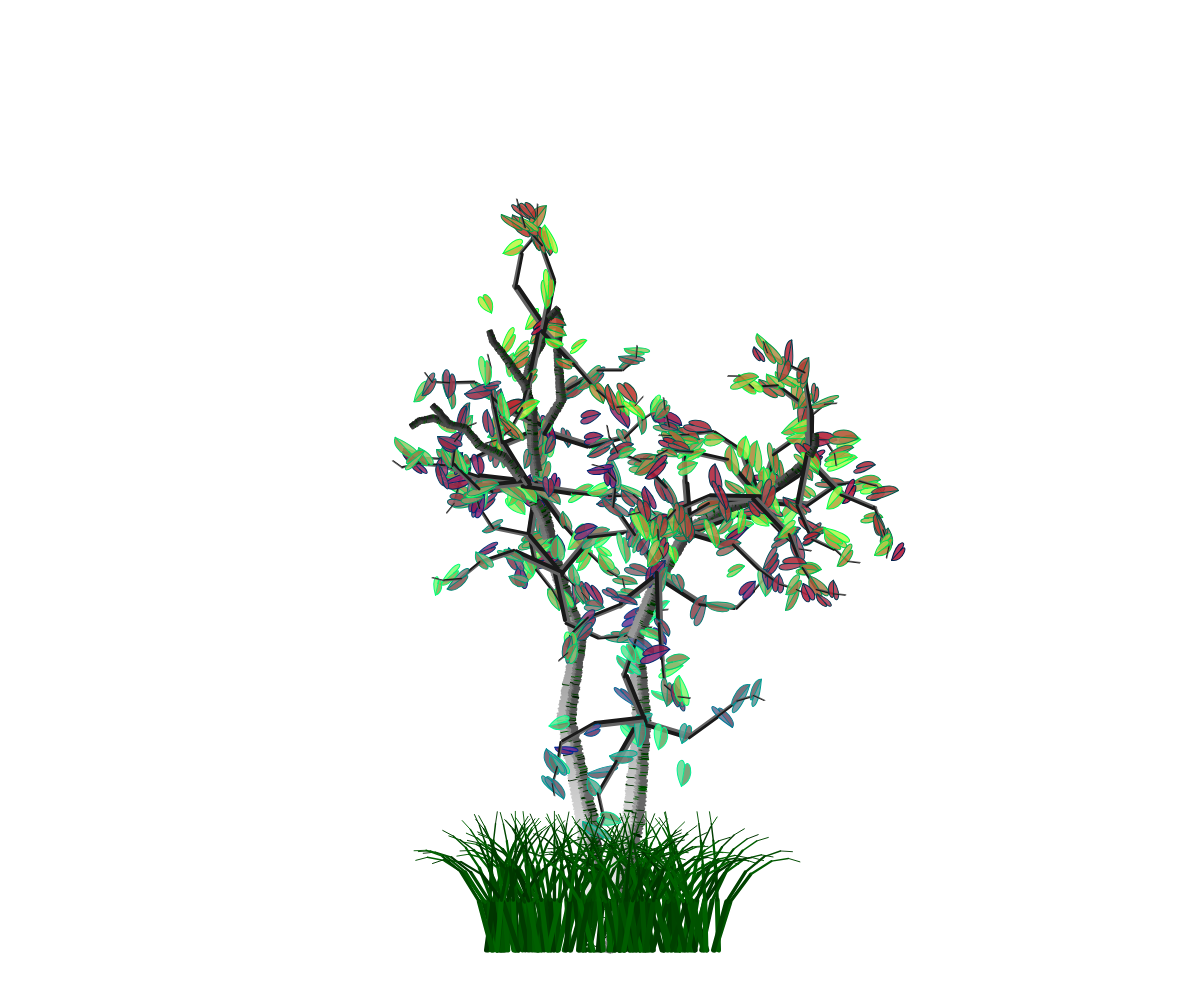
Frame 1 (no input)
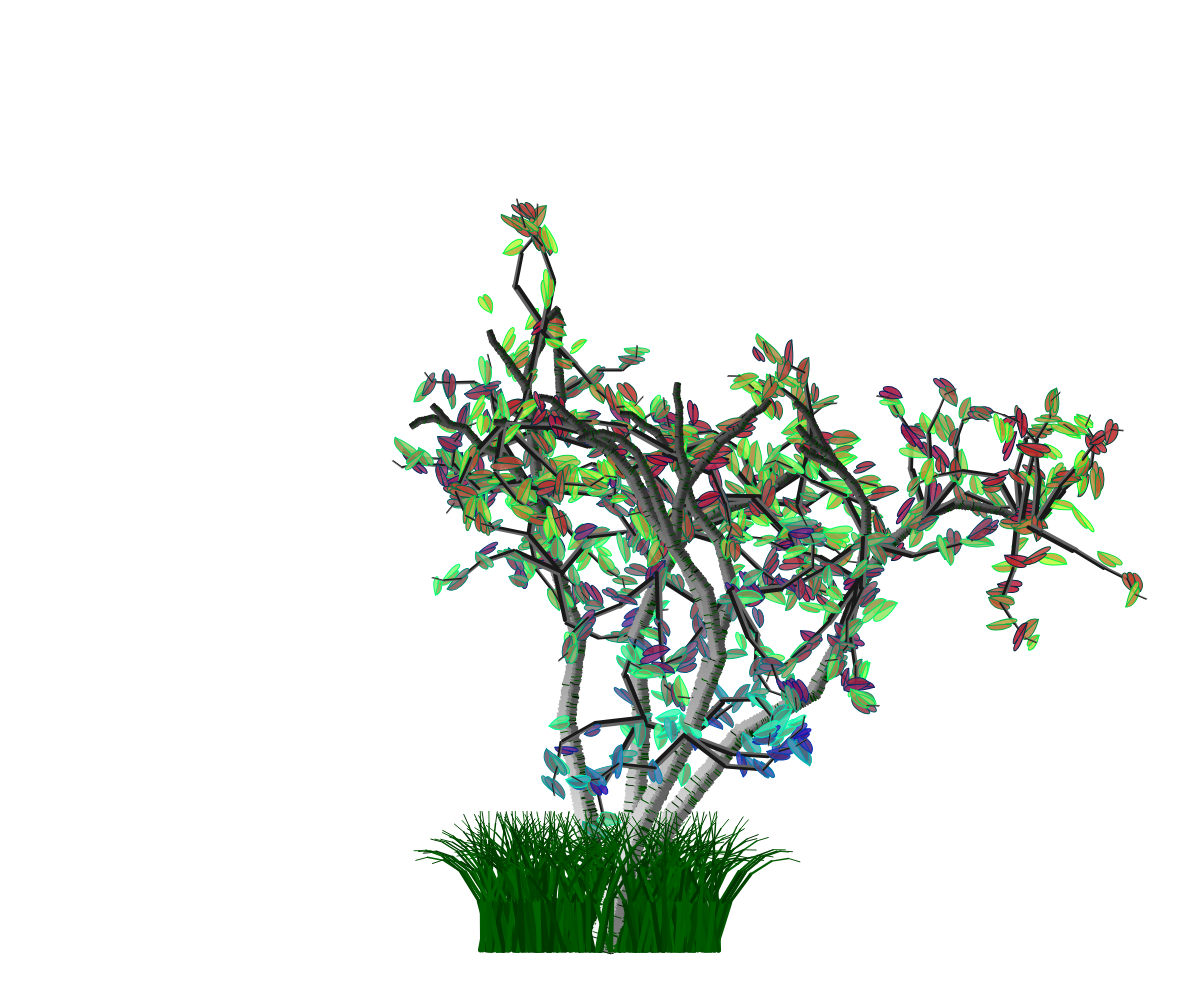
Frame 2 (the mouse pressed at the canvas centre, redrawn once)

The p5.js sketch that drew these frames (run headless with seeded random() and noise() and a simulated clock; the mouse was pressed at the canvas centre and the sketch redrawn once):

// p5.js sketch
// ── sketch.js
// Birch Tree 20201148 정인영

// variables that represent max, min value of tree and sticks 
let tmaxLen;
let tminLen;
let smaxLen;
let sminLen;
// texture (color) of tree
let colKeep;


function setup() {
  createCanvas(windowWidth, windowHeight);
  loc = createVector(width * 0.5, height * 0.5);
  vel = createVector(random(-15, 15), random(-15, 15));
  tmaxLen = height * 0.13;
  tminLen = tmaxLen * 0.1;
  smaxLen = height * 0.05;
  sminLen = tmaxLen * 0.1;
}


function draw() {
  push();
  translate(width * 0.5, height * 0.95);
  
  // Main Logic: The treeMaker() draws a stick by calling stickmaker() through a loop, and stickmaker() calls leafMaker() again.
  for (let i = 0; i < 2; i++) {
    treeMaker(tmaxLen);
    for (let j = 0; j < 75; j++) {
      push();
      translate(random(-width * 0.1, width * 0.1), 0);
      grassMaker(smaxLen, random(-PI * 0.1, PI * 0.1));
      pop();
    }
  }
  pop();
  noLoop();
}

function grassMaker(len, theta) {
  push();
  translate(0, 0);
  rotate(theta);
  let sw = map(len, sminLen, smaxLen, 1, 5);
  strokeWeight(sw);
  stroke(0, random(50, 100), 0, 255);
  line(0, 0, 0, -len);
  translate(0, -len);
  if (len > sminLen) {
    // recursive method
    grassMaker(len * 0.7, theta * 1.1);
  }
  pop();
}


function treeMaker(len) {
  push();
  translate(0, 0);
  let theta = random(-PI * 0.2, PI * 0.2);

  // first segment is vertical.
  if (len < tmaxLen) {
    rotate(theta);
  } else {
    rotate(random(-PI * 0.1, PI * 0.1));
  }
  
  // calculates the stroke weight (sw) based on the length of the branch.


  let sw = map(len, tminLen, tmaxLen, 3, 12);
  strokeWeight(2);
  
 // The function enters a loop that draws the main branch of the tree. It iterates over the length of the branch and calculates the position and color for each part of the branch. It draws three segments for each part: highlight, mid-tone, and shadow, with varying stroke weights and colors.
  
  for (let y = 0; y < len * 1.05; y++) {
    let x = map(y, 0, len, sw, sw * 0.8);
    let col = map(x, 12, 3, 255, 75);
    colKeep = col;
    push();
    translate(random(-x * 0.12, x * 0.12), -y);

    // highlight
    stroke(col, 255);
    if (random() < 0.05) {
      stroke(0, random(25, 100), 0, 255);
    }
    line(-x, 0, -x * 0.1, 0);
    // mid-tone
    stroke(col * 0.75, 255);
    if (random() < 0.1) {
      stroke(0, random(25, 100), 0, 255);
    }
    line(-x * 0.1, 0, x * 0.32, 0);
    // shadow
    stroke(col * 0.5, 255);
    if (random() < 0.2) {
      stroke(0, random(25, 100), 0, 255);
    }
    line(x * 0.32, 0, x, 0);
    // Inside the loop, there is a conditional block that has a small chance of creating a sub-branch. This sub-branch is drawn similarly to the main branch but with a smaller length. This creates the branching structure of the tree.
    if (random() < 0.005) {
      push();
      translate(0, 0);
      let theta = random(-PI * 0.14, PI * 0.14);
      rotate(theta);
      let swB = sw;
      strokeWeight(2);
      
      

      for (let yB = 0; yB < len * 1.05; yB++) {
        let xB = map(yB, 0, len, swB, swB * 0.8);
        let col = map(xB, 12, 3, 255, 75);
        colKeep = col;
        push();
        translate(random(-xB * 0.12, xB * 0.12), -yB);

        // highlight
        stroke(col, 255);
        if (random() < 0.05) {
          stroke(0, random(25, 100), 0, 255);
        }
        line(-xB, 0, -xB * 0.1, 0);
        // mid-tone
        stroke(col * 0.75, 255);
        if (random() < 0.1) {
          stroke(0, random(25, 100), 0, 255);
        }
        line(-xB * 0.1, 0, xB * 0.32, 0);
        // shadow
        stroke(col * 0.5, 255);
        if (random() < 0.2) {
          stroke(0, random(25, 100), 0, 255);
        }
        line(xB * 0.32, 0, xB, 0);

        pop();
      }
      // translates the drawing context upward by the length of the branch to prepare for the next iteration

      translate(0, -len);
      if (len > tminLen) {
        // recursive method
        treeMaker(len * 0.8);
      }
      pop();
    }

    pop();
    
  // Conditional block that adds even smaller branches at certain points along the main branch using stickMaker()
// Additional conditions to ensure trees are not facing down    
    if (random() < 0.005 && len < tmaxLen * 0.8) {
      for (let sn = 0; sn < 4; sn++) {
        push();
          // Use the random() function to generate a random angle between 0 and 2 PI (TAU).
        rotate(random(TAU));
        stickMaker(smaxLen);
        pop();
      }
    }
  }

  // translating the drawing context upward again and recursively calling itself with a reduced length 
  translate(0, -len);
  if (len > tminLen) {
    treeMaker(len * 0.8);
  }
  
  // one more conditional block that adds even smaller branches at certain points along the main branch using stickMaker()
  if (random() < 0.02 && len < tmaxLen * 0.4) {
    for (let sn = 0; sn < 4; sn++) {
      push();
      translate(0, 0);
      rotate(random(TAU));
      stickMaker(smaxLen);
      pop();
    }
  }
  pop();
}

function stickMaker(len) {
  push();
  rotate(random(TAU));
  leafMaker(len);
  pop();
  push();
  translate(0, 0);
  let theta = random(-PI * 0.3, PI * 0.3);
  rotate(theta);
  let sw = map(len, sminLen, smaxLen, 1, 4);
  strokeWeight(sw);
  stroke(100, 255);
  line(0, 0, 0, -len);
  stroke(25, 255);
  line(sw * 0.75, sw * 0.75, sw * 0.75, sw * 0.75 - len);
  translate(0, -len);
  if (len > sminLen) {
    // recursive method
    stickMaker(len * 0.7);
  }
  pop();
}

function leafMaker(len) {
  let leafDense = floor(random(1, 4));
  for (let n = 0; n < leafDense; n++) {
    
    // set coordinates, color, size of the leaf using vector
    let z = createVector(random(0.5, 1), random(0.25, 0.5));
    let pos = createVector(random(-1, 1), random(-1, 1));
    let m = random(len);
    pos.mult(m);
    let col = map(pos.y, -m, m, 255, 25);    
    z.mult(sminLen * 1.5);
    push();
    translate(pos.x, pos.y);
    
    // draw circumference of leaf (1)
    beginShape();
    vertex(0, 0);
    bezierVertex(z.x, z.y, z.x, -z.y, -z.x, -z.y);
    fill(255 - colKeep, col, colKeep, 225);
    stroke(0, col * 1.1, colKeep, 255);
    strokeWeight(1);
    endShape();
    
    // draw circumference of leaf (2)
    beginShape();
    vertex(0, 0);
    bezierVertex(z.x, z.y, -z.x, z.y, -z.x, -z.y);
    fill(255 - colKeep, col * 0.7, colKeep * 0.7, 225);
    stroke(0, col * 1.1, colKeep, 255);
    strokeWeight(1);
    endShape();
    
    
    // draw line in the center of the leaf
    strokeWeight(1);
    line(-z.x, -z.y, z.x * 0.25, z.y * 0.25);
    pop();
  }
}
